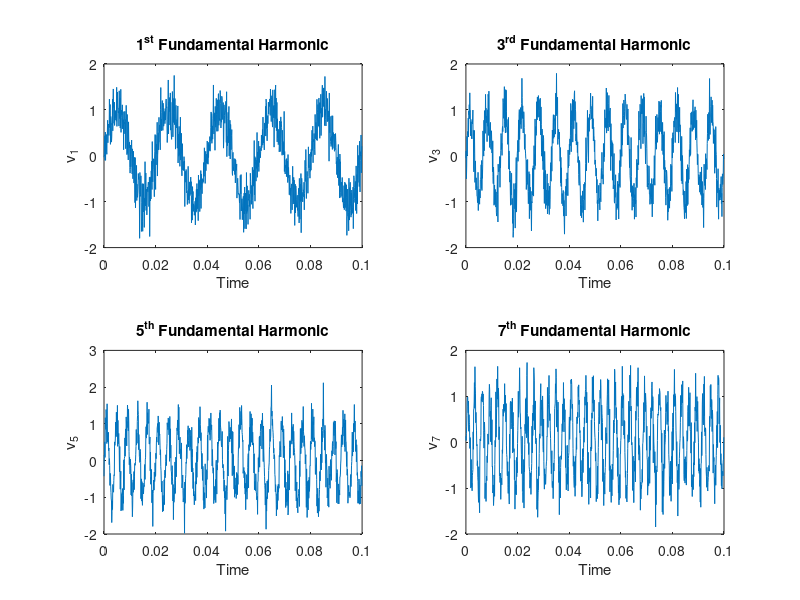

MATLAB code to generate this figure: (Note: this script raises an error after producing the figure.)
% In FFT always try to take number of samples in the power of 2.
% Greater the samples greater will be the accuracy.

clc;
clear all;
close all;

fs = 10000; % Sampling Frequency
ts = 1/fs; % Sampled Time
t = 0:ts:0.1-ts; % Making intervals of the wave or sampling the wave.
L = length(t); % Number of Samples.
f = 50; % Fundamental Frequency = 50 Hz.
h1 = 1; % 1st Harmonic
h3 = 3; % 3rd Harmonic
h5 = 5; % 5th Harmonic
h7 = 7; % 7th Harmonic

v1 = 1*sin(2*pi*h1*f*t);
v1_n1 = awgn(v1, 10); % Adding AWGN in signal v1 with SNR of 10 or of suitable choice.

v3 = 1*sin(2*pi*h3*f*t);
v3_n3 = awgn(v3, 10); % Adding AWGN in signal v3 with SNR of 10 or of suitable choice.

v5 = 1*sin(2*pi*h5*f*t);
v5_n5 = awgn(v5, 10); % Adding AWGN in signal v5 with SNR of 10 or of suitable choice.

v7 = 1*sin(2*pi*h7*f*t);
v7_n7 = awgn(v7, 10); % Adding AWGN in signal v7 with SNR of 10 or of suitable choice.

v_sum_n = v1_n1 + v3_n3 + v5_n5 + v7_n7;

v_fft = fft(v_sum_n); % Taking Fast Fourier Transform of v_sum.
v_abs_with_random_amplitude = abs(v_fft); % Taking real values so that we can plot.
v_abs = 2*abs(v_fft)/L; % Correcting the Amplitude part so that graph can show correct amplitude of the harmonics also.
x_axis = (0:L-1)*fs/L;


% Plotting the Graphs of Waves.

figure (1)
subplot (2, 2, 1)
plot (t, v1_n1)
title('1^{st} Fundamental Harmonic')
xlabel('Time')
ylabel('v_1')

subplot (2, 2, 2)
plot (t, v3_n3)
title('3^{rd} Fundamental Harmonic')
xlabel('Time')
ylabel('v_3')

subplot (2, 2, 3)
plot (t, v5_n5)
title('5^{th} Fundamental Harmonic')
xlabel('Time')
ylabel('v_5')

subplot (2, 2, 4)
plot (t, v7_n7)
title('7^{th} Fundamental Harmonic')
xlabel('Time')
ylabel('v_7')
suptitle('1^{st}, 3^{rd}, 5^{th} and 7^{th} Harmonics') % We can use sgtitle also but it comes in the 2018th version of MATLAB.


figure (2)
plot (t, v_sum_n)
title('Overall sum of the wave containing 1st, 3rd, 5th and 7th Harmonics')
xlabel('Time')
ylabel('v_{sum}')


figure (3)
plot (x_axis, v_abs)
title('Fourier Transform of v_{sum}')
ylabel('v^{fft}_{sum}')